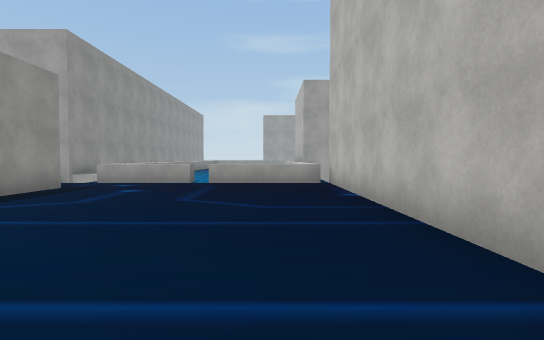
View 1 (above)

24 first-person views from a walk through a Unity game level. The camera is 1.3 m above the floor, tilts 2° down and sees 80° across. The floor is counted in squares, 2 m on a side. Each view is taken from the middle of a square. On the plan, view 1 faces up. The plan holds only what a view shows up to about 10 squares ahead; the rest is blank. The place goes on beyond the plan. Some surface patterns are stand-ins.

View 2
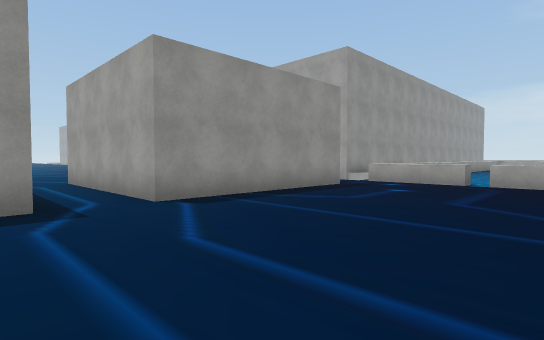

View 3
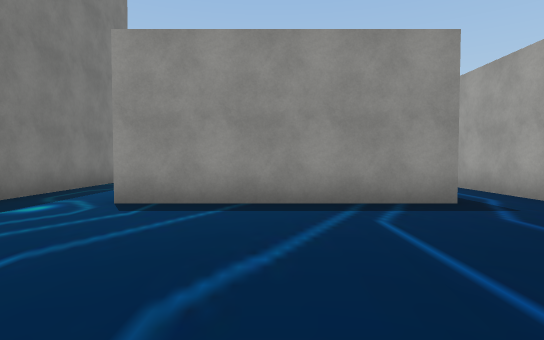

View 4
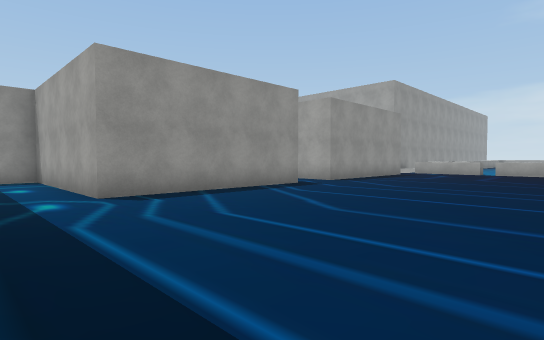

View 5
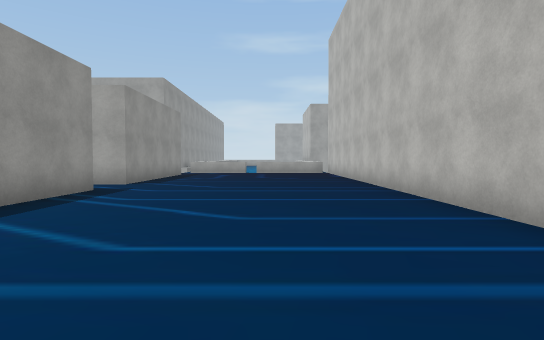

View 6
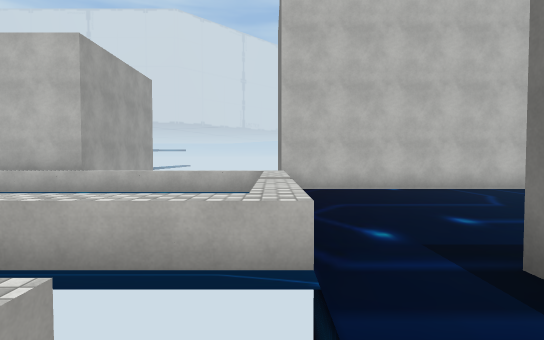

View 7
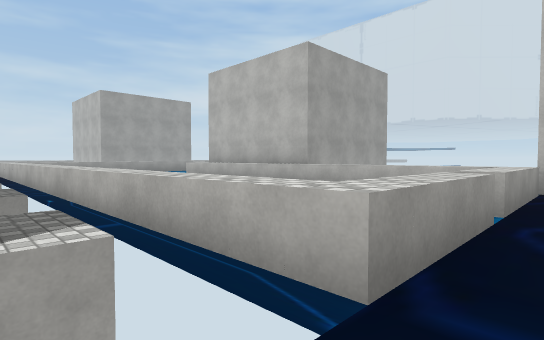

View 8
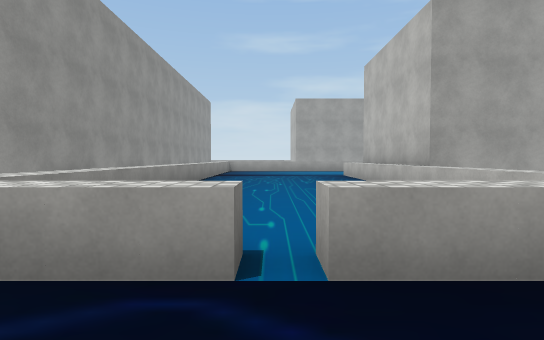

View 9
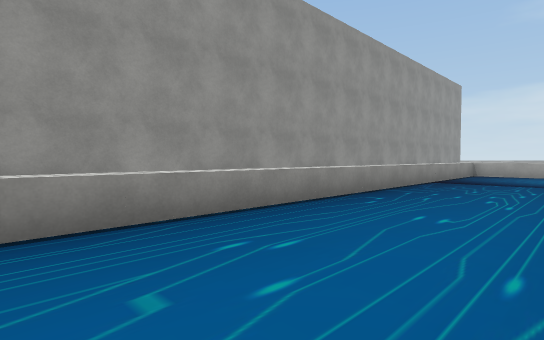

View 10
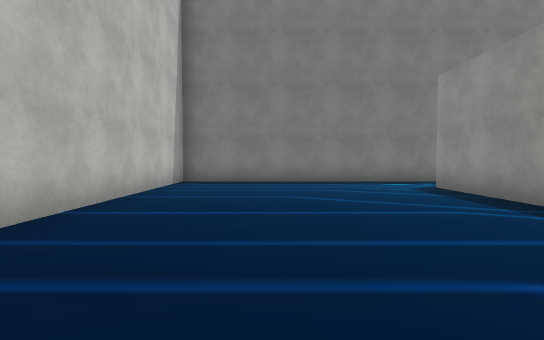

View 11
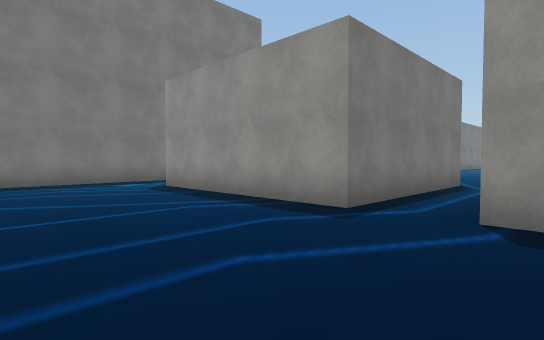

View 12
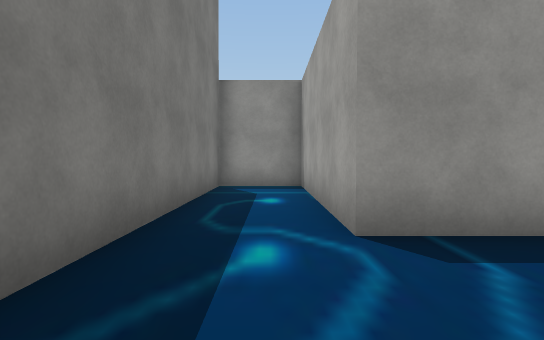

View 13
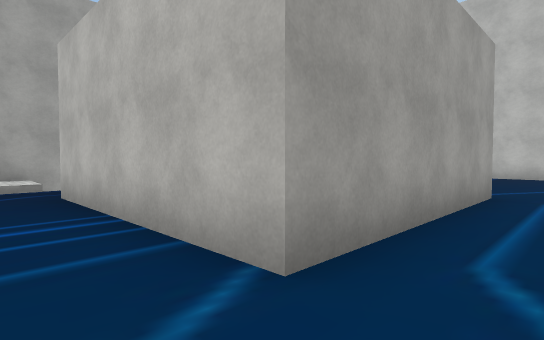

View 14
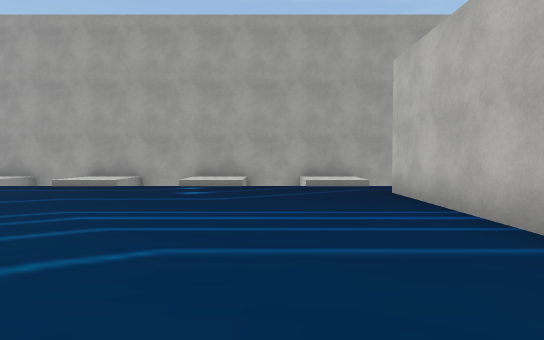

View 15
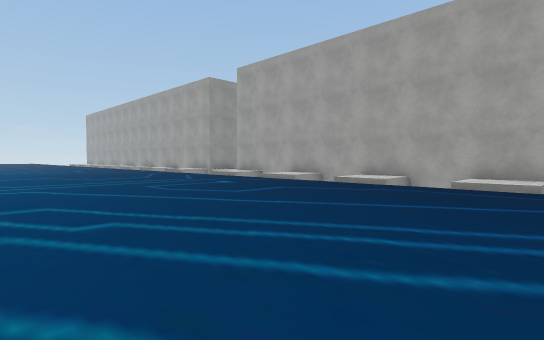

View 16
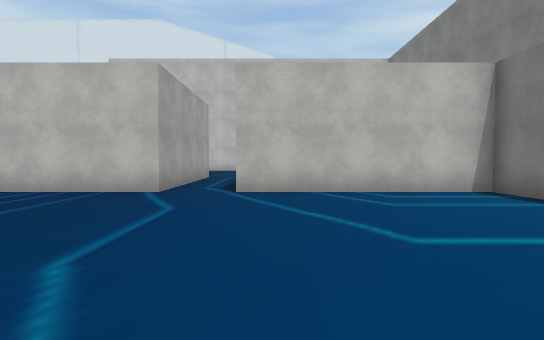

View 17
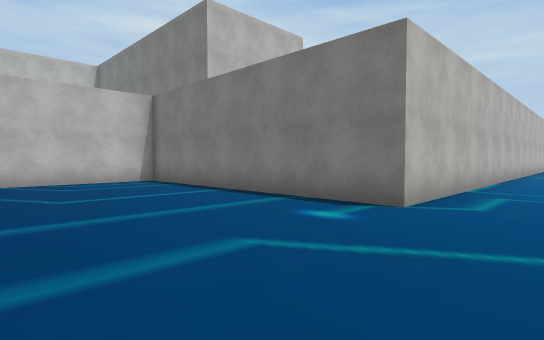

View 18
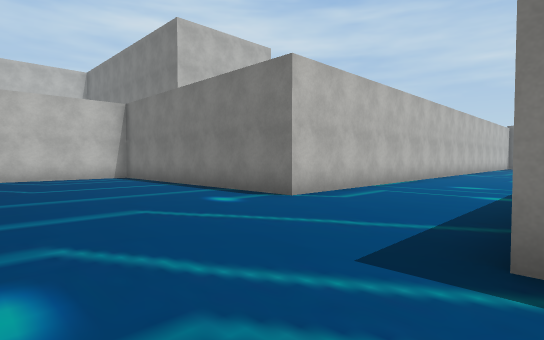

View 19
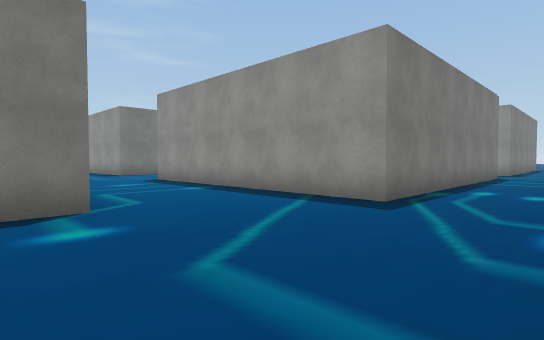

View 20
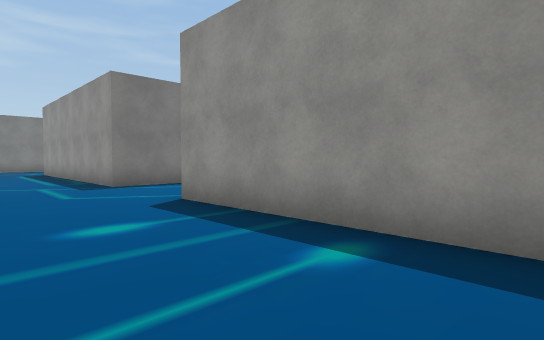

View 21
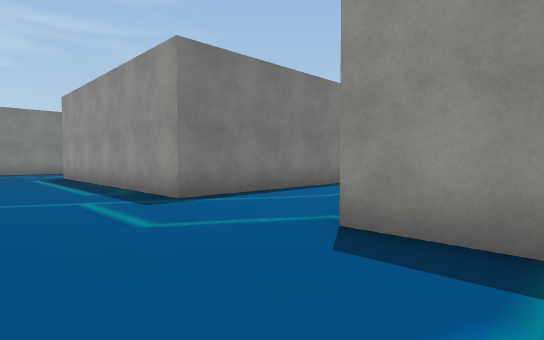

View 22
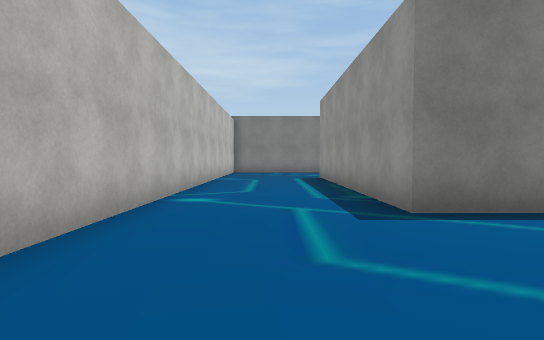

View 23
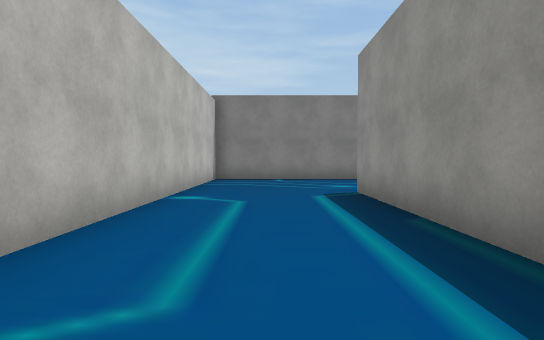

View 24
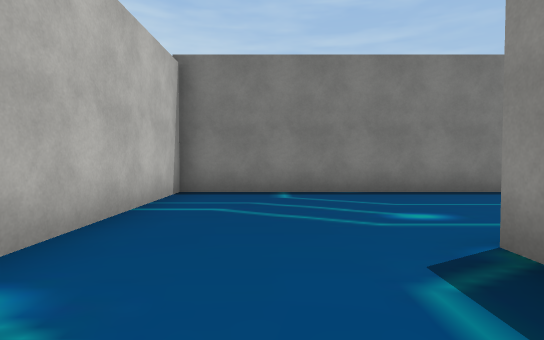

### Floor plan
Key: @ floor where view 1 was taken; # wall or solid block; x gap in a wall; . main floor; : floor 0.25 m higher than the main floor; - floor 10 m lower than the main floor; v drop or lower ground; O other object.
Columns run from 24 left of view 1 to 2 right of it. Each row starts with its distance up from view 1.
 16                   #.O... O
 15                   #.O... O
 14                   #.O... O#
 13                   #.O... O
 12                   #.O... O
 11     ###########   #.O... O
 10     ::-::-::-::x  x.O... O
  9     ::v::v::v::  : .OO.OOO#
  8   ..............  ........#
  7  ..............#   #......#
  6 ...............#   #......#
  5 ...............#   #......#
  4 ...............#   #......#
  3 ...............#####......#
  2 ..........................#
  1     ......................#
  0    ............#####....@.#
 -1 ...............#   #......#
 -2 ...............#   #......#
 -3 ####...........#   #......#
 -4    #..........######......#
 -5    #...########...........#
 -6    #...#      #...........#
 -7    #...#      #############
 -8    #...#
 -9    #...#
-10   .....#
-11  ......#
-12 .......#
-13 ####...#
-14    #...#
-15    #...#
-16    #...#
-17    #...#
-18    #...#
-19    #...#
-20    #...#
-21    ....#
-22   .....#
-23  ......#
-24  ......#
-25 ########

Where each view was taken, in squares from view 1:
view 1: 0 up, 0 right, facing up
view 2: 0 up, 0 right, facing up-left
view 3: 2 down, 0 right, facing left
view 4: 6 down, 1 right, facing up-left
view 5: 6 down, 1 left, facing up
view 6: 9 up, 7 left, facing right
view 7: 8 up, 6 left, facing up-right
view 8: 7 up, 2 left, facing up
view 9: 10 up, 1 left, facing up-left
view 10: 3 up, 1 left, facing down
view 11: 3 up, 1 left, facing down-left
view 12: 5 down, 2 left, facing left
view 13: 1 up, 11 left, facing up-right
view 14: 1 up, 12 left, facing up
view 15: 1 up, 15 left, facing up-left
view 16: 0 up, 16 left, facing right
view 17: 0 up, 19 left, facing down-right
view 18: 0 up, 21 left, facing down-right
view 19: 0 up, 16 left, facing down-left
view 20: 5 down, 18 left, facing down-left
view 21: 8 down, 18 left, facing down-left
view 22: 9 down, 19 left, facing down
view 23: 14 down, 19 left, facing down
view 24: 18 down, 19 left, facing down
